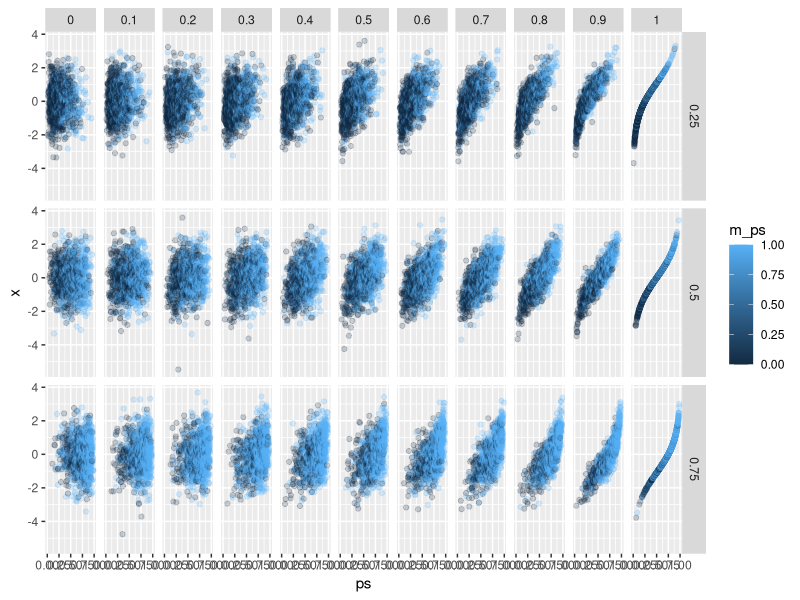
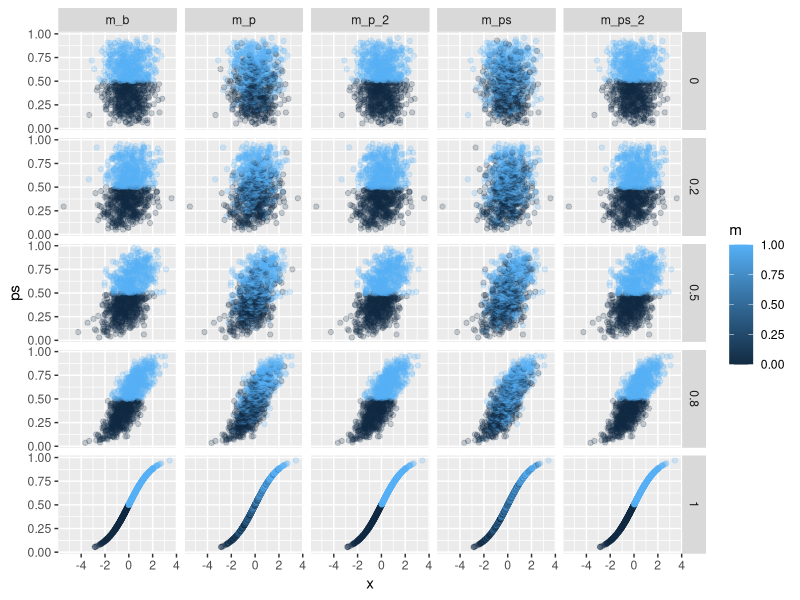
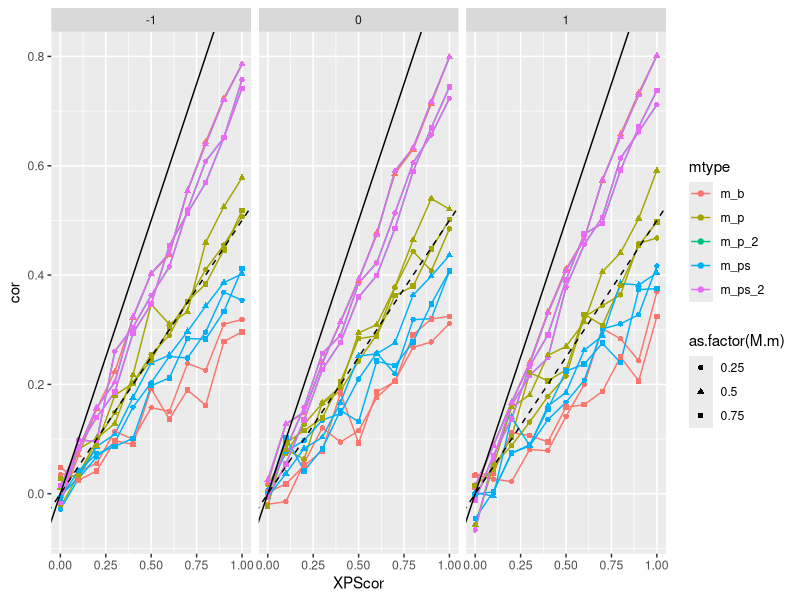
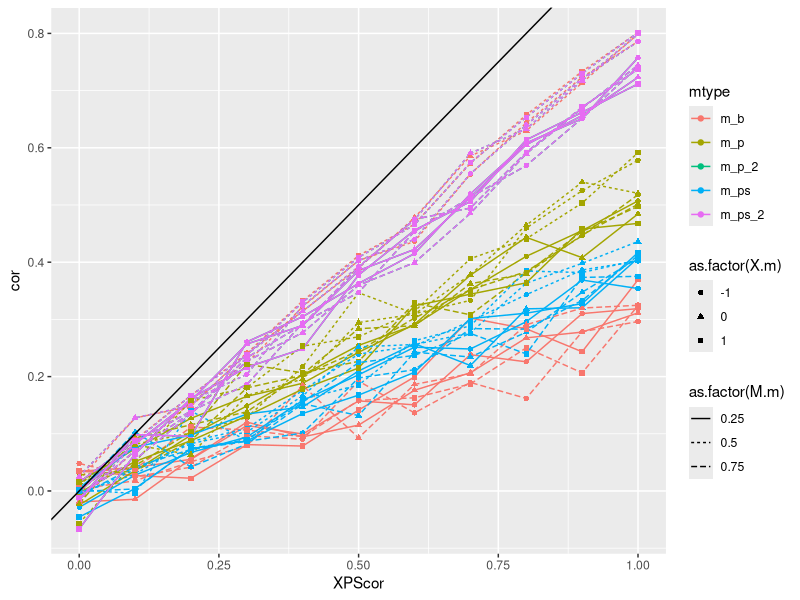
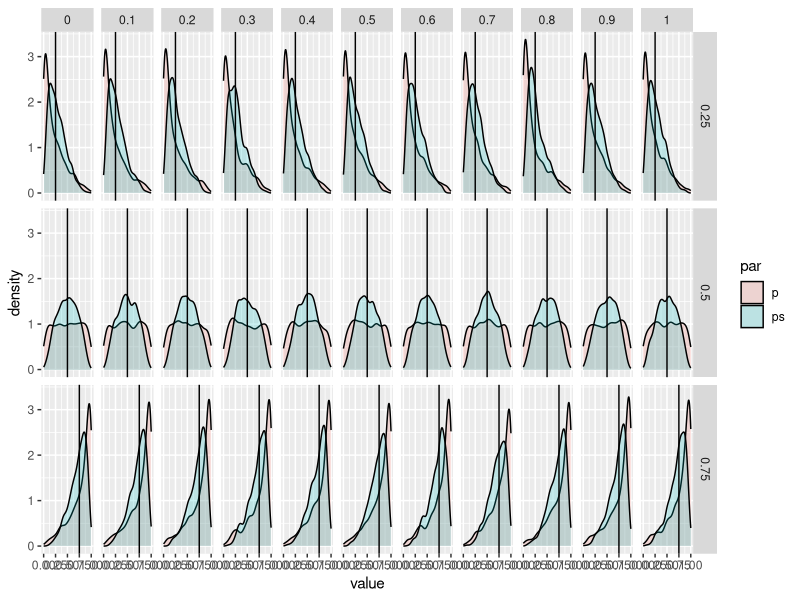

The R source for these figures, in order: (Note: this script raises an error after producing the figures.)
library(MASS)
library(tidyverse)

logit <- function(p) log(p/(1 - p))
expit <- function(x) exp(x) / (exp(x) + 1)
flip <- function(ps) rbinom(length(ps), 1, ps)
stand <- function(x) (x - mean(x)) / (sum((x - mean(x))^2) / length(x))
GMC <- function(x) x - mean(x)

# data.frame(x = rnorm(10^5)) %>% 
#   mutate(p = pnorm(x), b = qbinom(p, 1, .75)) %>% 
#   summarise(x.m = mean(x), m.m = mean(b), cor = cor(x,b))

test <- function(XPScor, X.m = 0, X.sd = 1, M.m = .5) {
  n <- 10^3
  
  vars <- mvrnorm(n = n, mu = c(X.m,logit(M.m)), Sigma = matrix(c(X.sd, XPScor, XPScor, 1), 2, 2), empirical = T)
  
  data.frame(x = vars[,1],
             p = pnorm(vars[,2]),
             ps = expit(vars[,2])) %>%
    mutate(m_ps = flip(ps),
           m_p = flip(p),
           m_b = qbinom(p, 1, M.m),
           m_b = qbinom(ps, 1, M.m)) %>% 
    arrange(ps) %>%
    mutate(rank = n():1,
           m_ps_2 = as.numeric(rank <= n() * M.m)) %>%
    arrange(p) %>%
    mutate(rank = n():1,
           m_p_2 = as.numeric(rank <= n() * M.m)) %>%
    select(-rank)
}

results <- expand.grid(list(XPScor = 0:10/10, X.m = c(-1, 0, 1), M.m = c(.25, .5, .75))) %>%
  plyr::mdply(test)

results %>%
  filter(X.m == 0) %>%
  ggplot(aes(x = ps, y = x, color = m_ps)) +
  geom_point(alpha = .2) +
  facet_grid(M.m~XPScor)


results %>%
  filter(X.m == 0, M.m == .5, XPScor %in% c(0, .2, .5, .8, 1)) %>%
  gather(key = mtype, value = m, m_ps:m_p_2) %>%
  ggplot(aes(x = ps, y = x, color = m)) +
  coord_flip() + 
  geom_point(alpha = .2) +
  # facet_grid(mtype~XPScor)
  facet_grid(XPScor~mtype)


results %>%
  gather(key = mtype, value = m, m_ps:m_p_2) %>%
  group_by(XPScor, X.m, M.m, mtype) %>%
  summarise(cor = cor(x, m)) %>%
  # filter(mtype %in% c("m_p_2", "m_ps_2")) %>%
  ggplot(aes(x = XPScor, y = cor, color = mtype, shape = as.factor(M.m))) +
  geom_line() +
  geom_point() +
  geom_abline(intercept = 0, slope = 1) +
  geom_abline(intercept = 0, slope = .5, linetype = "dashed") +
  facet_wrap(~X.m)

results %>%
  gather(key = mtype, value = m, m_ps:m_p_2) %>%
  group_by(XPScor, X.m, M.m, mtype) %>%
  summarise(cor = cor(x, m)) %>%
  # filter(mtype %in% c("m_p_2", "m_ps_2")) %>%
  ggplot(aes(x = XPScor, y = cor, color = mtype, shape = as.factor(X.m), linetype = as.factor(M.m))) +
  geom_line() +
  geom_point() +
  geom_abline(intercept = 0, slope = 1) #+
  # facet_wrap(M.m~X.m)

results %>%
  filter(X.m == 0) %>%
  gather(key = par, value = value, p:ps) %>%
  ggplot(aes(x = value, fill = par)) +
  geom_density(alpha = .2) +
  geom_vline(aes(xintercept = M.m)) +
  facet_grid(M.m ~ XPScor)

results %>%
  group_by(XPScor, X.m, M.m) %>%
  summarise_all(mean) %>%
  gather(key = newVar, value = value, p:m) %>%
  ggplot(aes(x = XPScor, y = value, color = newVar)) +
  geom_point() +
  geom_line() +
  geom_hline(aes(yintercept = M.m)) +
  facet_grid(M.m ~ X.m)




library(modelr)

mod <- function(df) {
  lm(m ~ x, df)
}

revert <- results %>%
  group_by(XPScor, X.m, M.m) %>%
  nest() %>%
  mutate(model = map(data, mod),
         value = map(model, coef)) %>%
  unnest(value) %>%
  mutate(coef = rep(c("b0", "b1"), n()/2)) %>%
  spread(key = coef, value = value)


